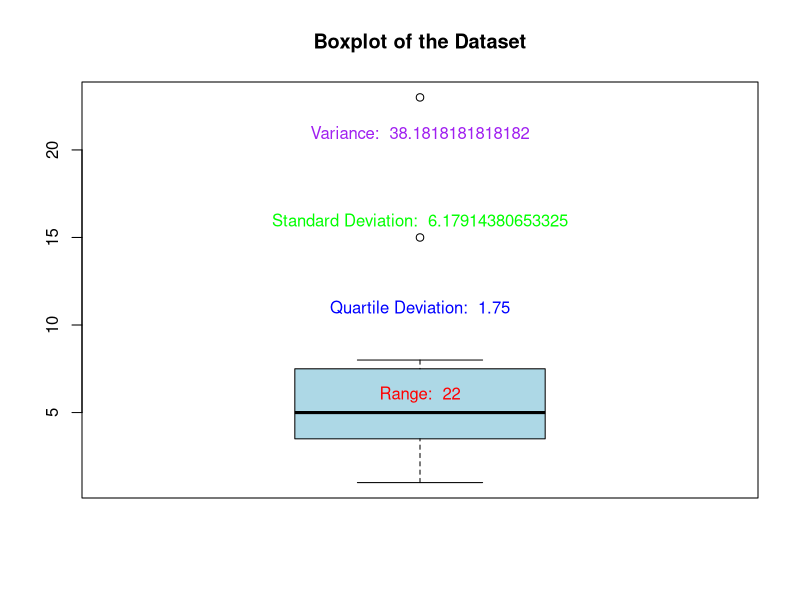

This figure's R source:
# Rahul Kumar(20BCS7081) 
data <- c(5,2,7,3,5,8,1,6,4,5,15,23)

# Calculate the range
range_value <- range(data)

# Calculate the quartile deviation
qdev_value <- IQR(data) / 2

# Calculate the standard deviation
sd_value <- sd(data)

# Calculate the variance
variance_value <- var(data)

# Create a boxplot for the dataset
boxplot(data, main = "Boxplot of the Dataset", col = "lightblue", border = "black")


# Add text annotations for each measure of dispersion
text(1, min(data) + 5, paste("Range: ", diff(range_value)), col = "red")
text(1, min(data) + 10, paste("Quartile Deviation: ", qdev_value), col = "blue")
text(1, min(data) + 15, paste("Standard Deviation: ", sd_value), col = "green")
text(1, min(data) + 20, paste("Variance: ", variance_value), col = "purple")